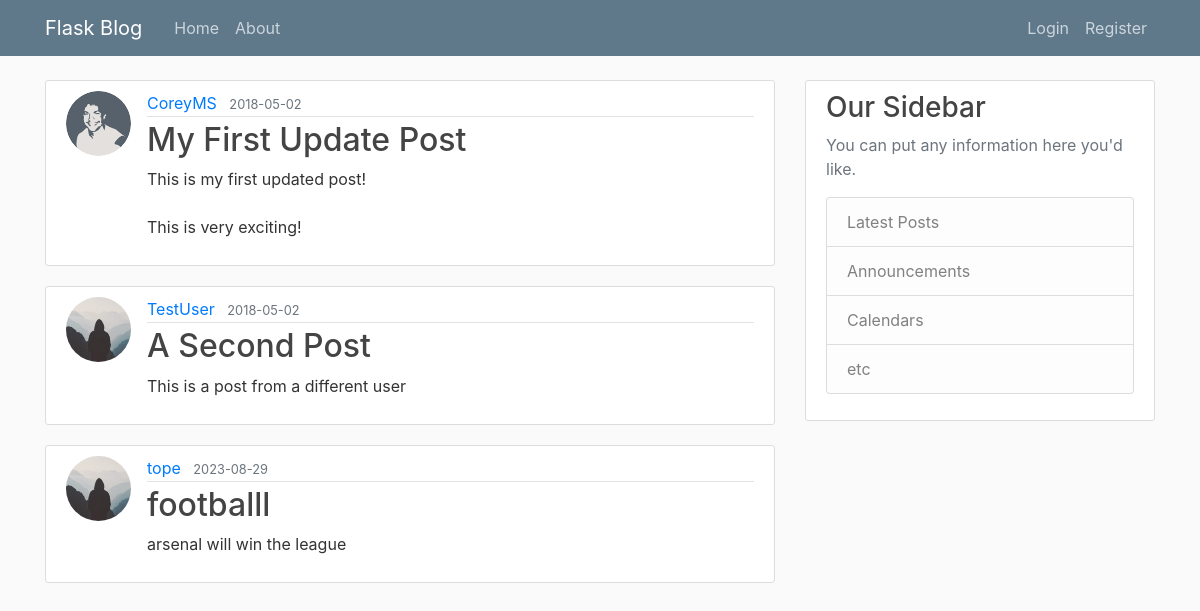
The page /home on the database its author committed.
### flaskblog/models.py (models this page shows, shortened)
class Post(db.Model):
    id = db.Column(db.Integer, primary_key=True)
    title = db.Column(db.String(100), nullable=False)
    date_posted = db.Column(db.DateTime, nullable=False, default=datetime.utcnow)
    content = db.Column(db.Text, nullable=False)
    user_id = db.Column(db.Integer, db.ForeignKey('user.id'), nullable=False)

class User(db.Model, UserMixin):
    id = db.Column(db.Integer, primary_key=True)
    username = db.Column(db.String(20), unique=True, nullable=False)
    email = db.Column(db.String(120), unique=True, nullable=False)
    image_file = db.Column(db.String(20), nullable=False, default='default.jpg')
    password = db.Column(db.String(60), nullable=False)
    posts = db.relationship('Post', backref='author', lazy=True)

### flaskblog/routes.py (the view)
@app.route("/")
@app.route("/home")
def home():
    posts = Post.query.all()
    return render_template('home.html', posts=posts)

### flaskblog/templates/home.html
{% extends "layout.html" %}
{% block content %}
    {% for post in posts %}
        <article class="media content-section">
          <img class="rounded-circle article-img" src="{{ url_for('static', filename='profile_pics/' + post.author.image_file) }}">
          <div class="media-body">
            <div class="article-metadata">
              <a class="mr-2" href="#">{{ post.author.username }}</a>
              <small class="text-muted">{{ post.date_posted.strftime('%Y-%m-%d') }}</small>
            </div>
            <h2><a class="article-title" href="{{ url_for('post', post_id=post.id) }}">{{ post.title }}</a></h2>
            <p class="article-content">{{ post.content }}</p>
          </div>
        </article>
    {% endfor %}
{% endblock content %}

### flaskblog/templates/layout.html (shortened to what this page needs)
<!DOCTYPE html>
<html>
<head>
    <link rel="stylesheet" href="https://maxcdn.bootstrapcdn.com/bootstrap/4.0.0/css/bootstrap.min.css">
    <link rel="stylesheet" type="text/css" href="{{ url_for('static', filename='main.css') }}">
</head>
<body>
    <header class="site-header">
      <nav class="navbar navbar-expand-md navbar-dark bg-steel fixed-top">
        <div class="container">
          <a class="navbar-brand mr-4" href="/">Flask Blog</a>
          <div class="collapse navbar-collapse" id="navbarToggle">
            <div class="navbar-nav mr-auto">
              <a class="nav-item nav-link" href="{{ url_for('home') }}">Home</a>
              <a class="nav-item nav-link" href="{{ url_for('about') }}">About</a>
            </div>
            <div class="navbar-nav">
              {% if current_user.is_authenticated %}
                <a class="nav-item nav-link" href="{{ url_for('new_post') }}">New Post</a>
                <a class="nav-item nav-link" href="{{ url_for('account') }}">Account</a>
                <a class="nav-item nav-link" href="{{ url_for('logout') }}">Logout</a>
              {% else %}
                <a class="nav-item nav-link" href="{{ url_for('login') }}">Login</a>
                <a class="nav-item nav-link" href="{{ url_for('register') }}">Register</a>
              {% endif %}
            </div>
          </div>
        </div>
      </nav>
    </header>
    <main role="main" class="container">
      <div class="row">
        <div class="col-md-8">
          {% block content %}{% endblock %}
        </div>
        <div class="col-md-4">
          <div class="content-section">
            <h3>Our Sidebar</h3>
            <p class='text-muted'>You can put any information here you'd like.
              <ul class="list-group">
                <li class="list-group-item list-group-item-light">Latest Posts</li>
                <li class="list-group-item list-group-item-light">Announcements</li>
                <li class="list-group-item list-group-item-light">Calendars</li>
                <li class="list-group-item list-group-item-light">etc</li>
              </ul>
            </p>
          </div>
        </div>
      </div>
    </main>
</body>
</html>

### flaskblog/static/main.css (style rules this page uses)
body { background: #fafafa; color: #333333; margin-top: 5rem; }
h1, h2, h3, h4, h5, h6 { color: #444444; }
.bg-steel { background-color: #5f788a; }
.site-header .navbar-nav .nav-link { color: #cbd5db; }
.content-section { background: #ffffff; padding: 10px 20px; border: 1px solid #dddddd; border-radius: 3px; margin-bottom: 20px; }
.article-title { color: #444444; }
.article-content { white-space: pre-line; }
.article-img { height: 65px; width: 65px; margin-right: 16px; }
.article-metadata { padding-bottom: 1px; margin-bottom: 4px; border-bottom: 1px solid #e3e3e3 }

### rows shown on the page
Post: image_file (picture), author.username "CoreyMS", date_posted "2018-05-02", title "My First Update Post", content "This is my first updated post! This is very exciting!"
Post: image_file (placeholder picture), author.username "TestUser", date_posted "2018-05-02", title "A Second Post", content "This is a post from a different user"
Post: image_file (placeholder picture), author.username "tope", date_posted "2023-08-29", title "footballl", content "arsenal will win the league"
